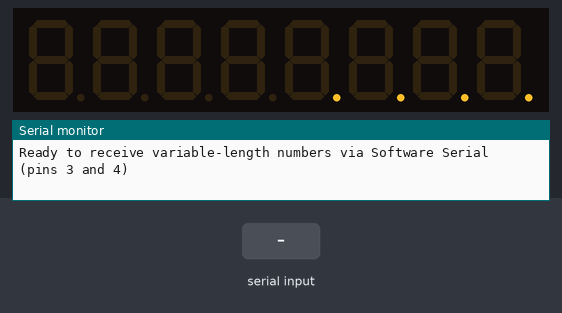
Recording of a sketch running on a simulated Arduino Uno, built with avr-gcc and run on an emulated ATmega328P. Shown: 8-digit seven-segment display, the last lines printed to the serial monitor. Inputs (shaded band) come from the test bench.

Above: at 1.2 s.
1.3 s: "90,45\n" received over the second serial link
At 1.9 s:
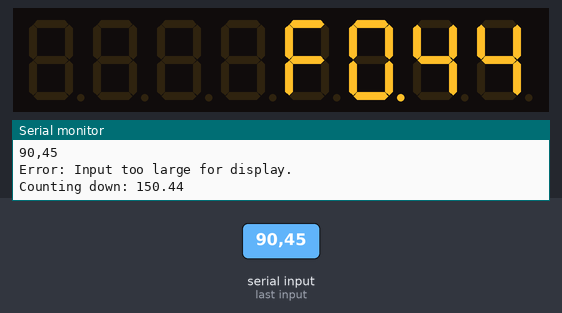
4.3 s: "30,150\n" received over the second serial link
At 5.1 s:
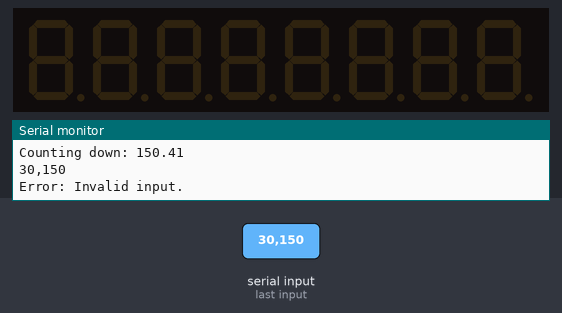
6.8 s: "5\n" received over the second serial link
At 12.8 s:
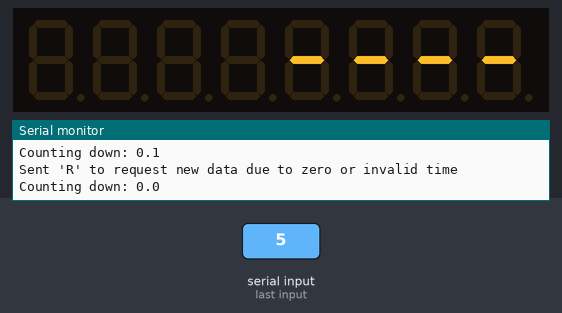
Timing chart, 0 to 14.3 s (numbered marks = the images above; inputs shaded):
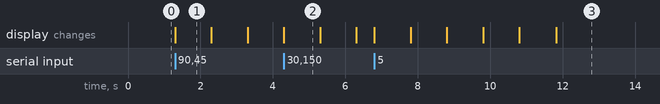

Measured:
- after the input at 1.3 s, the display: changes at once (image 1)
- after the input at 4.3 s, the display: first differs from a run without the input at once (image 2)
- after the input at 6.8 s, the display: first changes at once (image 3 shows a later state)
- what the display in image 1 shows lasts 1.0 s, from 1.3 s to 2.3 s

The sketch:

displayRunner_arduino.ino
```cpp
#include "LedControl.h"
#include <SoftwareSerial.h>

// Pin 12 is connected to DataIn, pin 11 to CLK, and pin 10 to LOAD. We have a single MAX72XX.
LedControl lc = LedControl(12, 11, 10, 1);

// Create a software serial object on pins 3 (RX) and 4 (TX)
SoftwareSerial mySerial(3, 4);  // RX on pin 3, TX on pin 4

// Set brightness levels
const int lowBrightness = 1;     // Low brightness level when no timings are available
const int normalBrightness = 9;  // Normal brightness level when timings are available

// Countdown variables
int totalSeconds = 0;           // Total countdown time in seconds
unsigned long previousMillis = 0;  // Store the last time we updated the countdown
const unsigned long interval = 1000;  // 1 second interval for countdown

// Retry mechanism
const int maxRetries = 5;            // Maximum number of retries
int retryCount = 0;                  // Current retry count
unsigned long lastRetryMillis = 0;   // Timestamp of the last retry
const unsigned long retryInterval = 5000;  // 5 seconds between retries

// We always wait a bit between updates of the display
unsigned long delaytime = 250;

void setup() {
  // Start the main serial communication (USB serial)
  Serial.begin(9600);

  // Start software serial communication
  mySerial.begin(9600);

  // Wake up the MAX72XX from power-saving mode
  lc.shutdown(0, false);

  // Set the brightness to normal initially
  lc.setIntensity(0, normalBrightness);

  // Clear the display
  lc.clearDisplay(0);

  lc.setChar(0, 0, "", true);
  lc.setChar(0, 1, "", true);
  lc.setChar(0, 2, "", true);
  lc.setChar(0, 3, "", true);

  // Print a startup message on the main serial
  Serial.println("Ready to receive variable-length numbers via Software Serial (pins 3 and 4)");
}

// This function converts seconds into MM.SS format and displays it on the 7-segment display
void displayTimeMMSS(int totalSeconds) {
  if (totalSeconds <= 0) {
    // Lower the brightness when no timing is available
    lc.setIntensity(0, lowBrightness);

    // Display ---- for negative numbers or zero
    for (int i = 0; i < 4; i++) {
      lc.setChar(0, i, '-', false);  // Display a dash on all 4 digits
    }

    // Retry sending 'R' if retries are available
    if (retryCount < maxRetries) {
      unsigned long currentMillis = millis();
      if (currentMillis - lastRetryMillis >= retryInterval) {
        mySerial.println('R');
        Serial.println("Sent 'R' to request new data due to zero or invalid time");
        lastRetryMillis = currentMillis;
        retryCount++;
      }
    } else {
      // If retries exhausted, show error message on the display
      displayError();
    }

    return;  // Exit the function early since we don't need to display time
  }

  // Reset retry count and restore brightness when valid time is available
  retryCount = 0;
  lc.setIntensity(0, normalBrightness);

  int minutes = totalSeconds / 60;  // Calculate minutes
  int seconds = totalSeconds % 60;  // Calculate remaining seconds

  // Check if minutes are greater than 9 to determine whether to show the leading zero
  if (minutes >= 10) {
    lc.setDigit(0, 3, minutes / 10, false);   // Tens place of minutes
  } else {
    lc.clearDisplay(0);  // Clear the digit for the leading zero
  }

  lc.setDigit(0, 2, minutes % 10, true);    // Units place of minutes, enable decimal point

  // Display the seconds on the last two digits
  lc.setDigit(0, 1, seconds / 10, false);   // Tens place of seconds
  lc.setDigit(0, 0, seconds % 10, false);   // Units place of seconds
}

// Function to display "Err" on the 7-segment display
void displayError() {
  lc.setIntensity(0, lowBrightness);  // Set to low brightness

  // Display "Err" across the 7-segment display
  lc.setChar(0, 3, 'E', false);
  lc.setChar(0, 2, 'r', false);
  lc.setChar(0, 1, 'r', false);
  lc.clearDisplay(0);  // Clear the 0th digit as we have no fourth letter
}

void loop() {
  unsigned long currentMillis = millis();  // Get the current time
  static String input = "";  // Use a static String to accumulate the input data

  // Echo any data from mySerial to main Serial
  while (mySerial.available()) {
    char received = mySerial.read();
    Serial.write(received);  // Echo the received character to the USB serial

    if (isDigit(received)) {  // Only add digits to the input string
      input += received;
    } else if (received == '\n' || received == '\r') {  // End of input (newline or carriage return)
      // If we received some digits, convert to seconds and display
      if (input.length() > 0 && input.length() <= 4) {  // Ensure length is valid (max 4 digits)
        totalSeconds = input.toInt();  // Convert the string to an integer

        // Check if the value is within a displayable range (maximum is 5999 seconds, or 99:59 MM.SS)
        if (totalSeconds <= 5999 && totalSeconds >= -1) {
          // Display the time in MM.SS format on the 7-segment display
          displayTimeMMSS(totalSeconds);

          // Echo the received seconds and converted time on the main serial (USB)
          Serial.print("Received seconds: ");
          Serial.println(totalSeconds);

          int minutes = totalSeconds / 60;
          int seconds = totalSeconds % 60;
          Serial.print("Time in MM.SS: ");
          Serial.print(minutes);
          Serial.print(".");
          Serial.println(seconds);

          // Reset the previousMillis to start countdown from the current time
          previousMillis = currentMillis;
          retryCount = 0;  // Reset the retry counter when valid data is received

          // Disable retries because we now have a valid countdown
          retryCount = maxRetries;  // This ensures retries are disabled
        } else {
          Serial.println("Error: Input too large for display.");
          displayError();
        }
      } else {
        Serial.println("Error: Invalid input.");
        displayError();
      }

      input = "";  // Clear the input string for the next message
    }
  }

  // Only handle retries if totalSeconds is zero or invalid (i.e., no valid data)
  if (totalSeconds <= 0 && retryCount < maxRetries) {
    if (currentMillis - lastRetryMillis >= retryInterval) {
      mySerial.println('R');  // Send 'R' to request new data
      Serial.println("Sent 'R' to request new data (no proper data available)");
      lastRetryMillis = currentMillis;
      retryCount++;
    }
  } else if (retryCount >= maxRetries) {
    // If retries exhausted, show error message on the display
    displayError();
  }

  // Update the countdown every second if totalSeconds is positive
  if (currentMillis - previousMillis >= interval && totalSeconds > 0) {
    previousMillis = currentMillis;  // Save the last time we updated the display

    totalSeconds--;  // Decrease totalSeconds by 1

    // Display the updated time in MM.SS format on the 7-segment display
    displayTimeMMSS(totalSeconds);

    // Print the countdown time on the main serial (USB)
    int minutes = totalSeconds / 60;
    int seconds = totalSeconds % 60;
    Serial.print("Counting down: ");
    Serial.print(minutes);
    Serial.print(".");
    Serial.println(seconds);
  }
}
```
